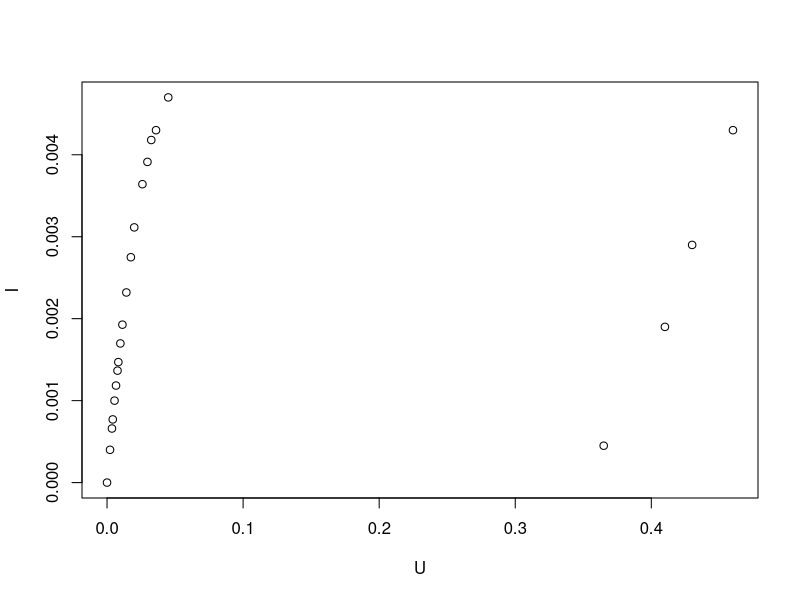

The R script that drew this image:
data <- read.table("data.txt", header<-TRUE)
U <- data$U
I <- data$I * 10 ** -3

plot.errors <- function(x, y, eps.x, eps.y) {
    dx = max(x) * eps.x / 2
    dy = max(y) * eps.y / 2
    arrows(x, y - dy, x, y + dy, angle=90, code=3, length=0.05)
    arrows(x - dx, y, x + dx, y, angle=90, code=3, length=0.05)
}

plot(U, I, "p")
# linear <- lsfit(x, y)
# angle <- linear$coefficients[[2]]
# print(linear)
# k <- 1.38 * 10 ** -23
# e <- -1.602 * 10 ** -19

# dV <- k / e * angle

# sx2 <- (mean(x ** 2) - mean(x) ** 2) 
# sy2 <- (mean(y ** 2) - mean(y) ** 2) 
# a <- ( mean(x*y) - mean(x)*mean(y) ) / sx2
# da <- 2 * sqrt(1.0 / (length(x) - 2) * (sy2 / sx2 - a ** 2))
# eps.a = da / a / 100

# write.csv2(data.frame(R, U, T, Rg, 1/T), "data.csv")
# print(list(dV=dV, a=a, da=da, eps.a=eps.a, eps.a * dV))
# abline(linear)
# plot.errors(x, y, eps.a, eps.a)
